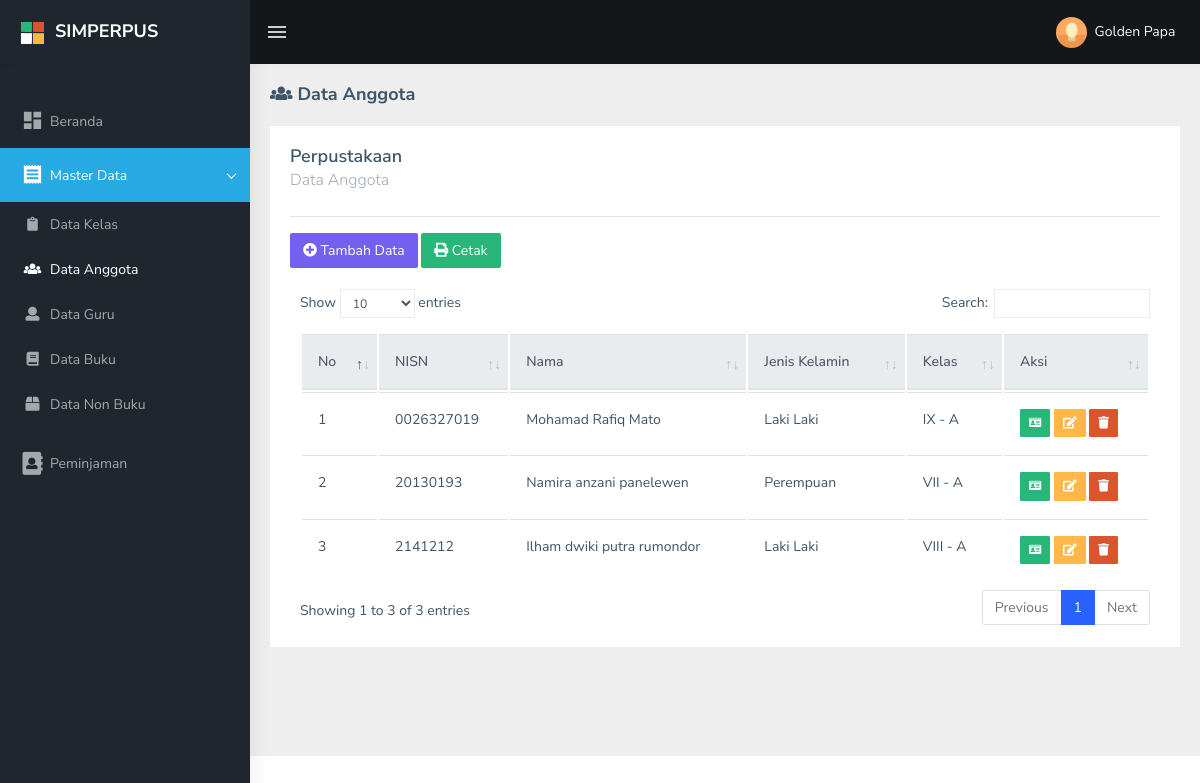
The app's page /data_anggota (signed in) with its own data.
### tables this page shows
CREATE TABLE `anggota` (
  `nisn` varchar(20) NOT NULL,
  `nama_lengkap` varchar(100) NOT NULL,
  `no_hp` varchar(14) NOT NULL,
  `tempat_lahir` varchar(20) NOT NULL,
  `tgl_lahir` date NOT NULL,
  `jk` varchar(10) NOT NULL,
  `id_kelas` int(11) NOT NULL,
  `thn_masuk` varchar(4) NOT NULL,
  `foto` varchar(50) NOT NULL,
  `pass` varchar(80) NOT NULL,
  `username` varchar(50) NOT NULL
);

CREATE TABLE `kelas` (
  `id_kelas` int(11) NOT NULL,
  `nama_kelas` varchar(10) NOT NULL
);

### app/get_data.php (called while the page is built, shortened)
<?php
    if (isset($_SESSION['unique_user']) && $_SESSION['type_user'] == "anggota") {
        $stmt_data = $mysqli->prepare("SELECT * FROM anggota WHERE nisn='{$_SESSION['unique2_user']}'");
        $stmt_data->execute();
        $result_data = $stmt_data->get_result();
        $row_data = $result_data->fetch_object();
        $stmt_transaksi = $mysqli->prepare("SELECT * FROM transaksi WHERE nisn='{$_SESSION['unique2_user']}'");
        $stmt_transaksi->execute();
        $result_transaksi = $stmt_transaksi->get_result();
        $row_transaksi = $result_transaksi->fetch_object();
        $stmt_transaksi2 = $mysqli->prepare("SELECT * FROM transaksi WHERE tgl_kembali='0' AND nisn='{$_SESSION['unique2_user']}'");
        $stmt_transaksi2->execute();
        $result_transaksi2 = $stmt_transaksi2->get_result();
        $row_transaksi2 = $result_transaksi2->fetch_object();
        $stmt_transaksi->close();
        $stmt_data->close();
        $stmt_transaksi2->close();
    } else if (isset($_SESSION['unique_user']) && $_SESSION['type_user'] == "admin") {
        $stmt_data = $mysqli->prepare("SELECT * FROM admin WHERE id_admin='{$_SESSION['unique2_user']}'");
        $stmt_data->execute();
        $result_data = $stmt_data->get_result();
        $row_data = $result_data->fetch_object();
    }
?>

### app/controller/admin/function.php (the view, shortened to what this page needs)
    <?php
function tampil_kelas($mysqli)
{
    $query = $mysqli->prepare("SELECT * FROM kelas");
    $query->execute();
    $result = $query->get_result();
    ?>
    <?php
}
    ?>
    <?php
function  tampil_data_anggota($mysqli)
{
    $nomor = 1;
    $query = $mysqli->prepare('SELECT * FROM anggota JOIN kelas ON anggota.id_kelas = kelas.id_kelas');
    $query->execute();
    $result = $query->get_result();
    while ($row = $result->fetch_object()) {
    ?>
        <tr>
            <td><?= $nomor++ ?></td>
            <td><?= $row->nisn; ?></td>
            <td><?= $row->nama_lengkap ?></td>
            <td><?= $row->jk ?></td>
            <td><?= $row->nama_kelas; ?></td>
            <td>
                <form action="" method="post">
                    <button type="button" class="btn btn-sm btn-success" data-toggle="modal" data-target="#bio<?= $row->nisn ?>"><i class="fas fa-id-card"></i></button>
                    <button type="button" class="btn btn-sm btn-warning" data-toggle="modal" data-target="#edit<?= $row->nisn ?>"><i class="fas fa-edit"></i></button>
                    <button type="submit" onclick="return confirm('Anda Yakin Ingin Menghapus Data Ini?')" name="hapus_anggota" class="btn btn-sm btn-danger"><i class="fas fa-trash"></i></button>
                </form>
            </td>
        </tr>
                                    <?php tampil_kelas($mysqli); ?>
    <?php
    }
}
    ?>

### views/layout/navbar.php (shortened to what this page needs)
<div id="main-wrapper">
    <header class="topbar" data-navbarbg="skin5">
        <nav class="navbar top-navbar navbar-expand-md navbar-dark">
            <div class="navbar-header" data-logobg="skin5">
                <?php if (isset($_GET['views_admin'])) : ?>
                    <a class="navbar-brand" href="beranda_admin">
                        <b class="logo-icon p-l-10">
                            <img src="public/assets/images/logo-icon.png" alt="homepage" class="light-logo" />
                        </b>
                        <span class="logo-text">
                            <h4 class="light-logo mt-2">SIMPERPUS</h4>
                        </span>
                    </a>
                <?php endif; ?>
            </div>
            <div class="navbar-collapse collapse" id="navbarSupportedContent" data-navbarbg="skin5">
                <ul class="navbar-nav float-left mr-auto">
                    <li class="nav-item d-none d-md-block"><a class="nav-link sidebartoggler waves-effect waves-light" href="javascript:void(0)" data-sidebartype="mini-sidebar"><i class="mdi mdi-menu font-24"></i></a></li>
                </ul>
                <ul class="navbar-nav float-right">
                    <li class="nav-item dropdown">
                        <?php if (isset($_GET['views_admin'])) : ?>
                            <a class="nav-link dropdown-toggle text-muted waves-effect waves-dark pro-pic" href="" data-toggle="dropdown" aria-haspopup="true" aria-expanded="false">
                                <img src="public/assets/images/users/1.jpg" alt="user" class="rounded-circle" width="31">
                                <span class="text-light ml-1"><?= $row_data->nama; ?></span>
                            </a>
                        <?php endif; ?>
                    </li>
                </ul>
            </div>
        </nav>
    </header>

### records on screen
anggota: nisn "0026327019", nama_lengkap "Mohamad Rafiq Mato", jk "Laki Laki", id_kelas.nama_kelas "IX - A"
anggota: nisn "20130193", nama_lengkap "Namira anzani panelewen", jk "Perempuan", id_kelas.nama_kelas "VII - A"
anggota: nisn "2141212", nama_lengkap "Ilham dwiki putra rumondor", jk "Laki Laki", id_kelas.nama_kelas "VIII - A"

### other values on screen
$row_data->nama "Golden Papa"
$title "Data Anggota"
